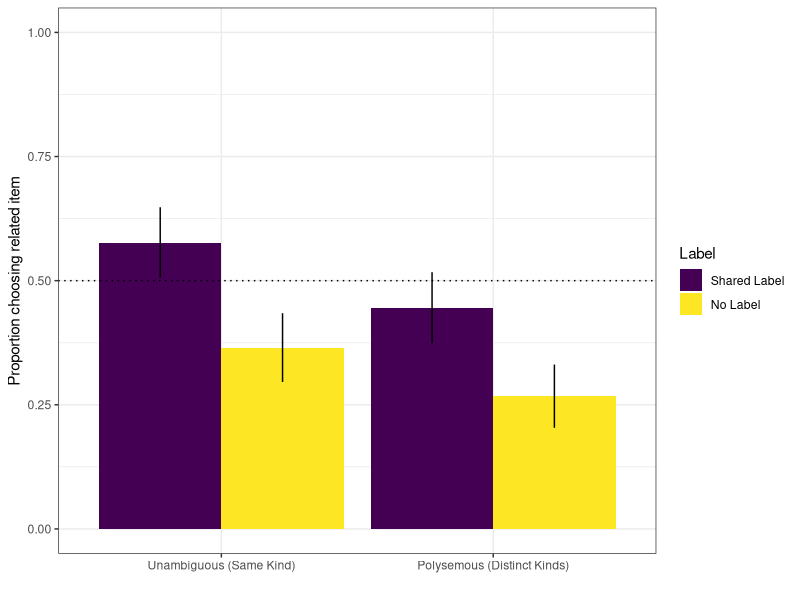
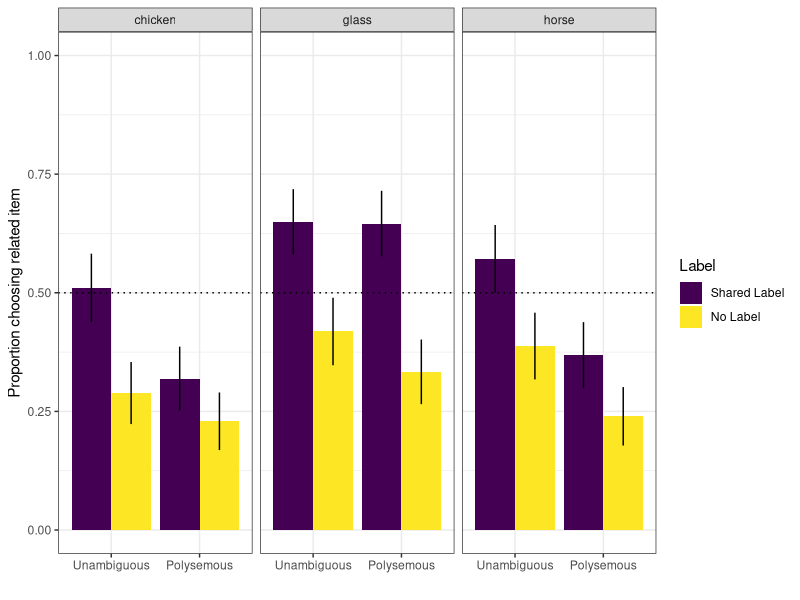

The R source for these figures, in order:
library(Hmisc)
library(ggplot2)
library(doBy)
library(lme4)
library(plyr)

Child.e = read.csv("Gelman_Expt2_Data_Edinburgh.csv", header = T)
Child.e$Loc <- "Edin"
Child.b = read.csv("Gelman_Expt2_Data_Ber.csv", header = T)
Child.b$Loc <- "Ber"
Child.e4b = read.csv("Gelman_Expt2_Data_Ed_For_Ber.csv",header = T)
Child.e4b$Loc <- "EdForBer"
Child <- rbind(Child.e,Child.b, Child.e4b)
Child <- subset(Child, trial.type == "critical" & age %in% c(3,4) & !exclude %in% c("yes"))
Child$Choice <- ifelse(Child$superordinate.match ==1,0, ifelse(Child$superordinate.match == 0,1,NA))

Child$Meaning <- ifelse(Child$concept.type == "Non-Polysemous","Unambiguous (Same Kind)","Polysemous (Distinct Kinds)")
Child$Meaning <- ordered(Child$Meaning, levels = c("Unambiguous (Same Kind)","Polysemous (Distinct Kinds)") )
Child$Label <- ifelse(Child$label == "no","No Label", "Shared Label")
Child$Label <- ordered(Child$Label, levels = c("Shared Label","No Label") )
summaryBy(Choice ~ age + Meaning + Label, data = subset(Child, trial.type == "critical"),na.rm=T)

Child.means <- summaryBy(Choice~ Meaning + Label, data=Child, na.rm = T, FUN = c(mean,sd))
Child.means$SE <- Child.means$Choice.sd/sqrt(length(unique(Child$ID))/2)

summary(glmer(Choice~Label*Meaning + (1+Label|ID) + (1|triad.type), data = Child, family = "binomial"))
# Tests against Chance
summaryBy(Choice ~ ID + Meaning + Label, data = Child, keep.names = T) -> Child.Sum
t.test(subset(Child.Sum, Meaning == "Unambiguous (Same Kind)" & Label == "Shared Label")$Choice, mu = 0.5)
t.test(subset(Child.Sum, Meaning == "Unambiguous (Same Kind)" & Label == "No Label")$Choice, mu = 0.5)
t.test(subset(Child.Sum, Meaning == "Polysemous (Distinct Kinds)" & Label == "Shared Label")$Choice, mu = 0.5)
t.test(subset(Child.Sum, Meaning == "Polysemous (Distinct Kinds)" & Label == "No Label")$Choice, mu = 0.5)

avg.plot<- ggplot(Child.means, aes(Meaning, Choice.mean, fill = Label)) + 
 stat_summary(fun.y="mean", geom="bar", position = "dodge")
#add error bars
avg.plot+geom_errorbar(aes(ymax=Child.means$Choice.mean+Child.means$SE, ymin=Child.means$Choice.mean-Child.means$SE), position=position_dodge(.9), width = 0)+theme_bw()+ylab("Proportion choosing related item")+ylim(c(0,1))+ geom_hline(yintercept = 0.5, colour = "black",lty = 3)+xlab("")


Child.means <- summaryBy(Choice~ triad.type+Meaning + Label , data=Child, na.rm = T, FUN = c(mean,sd))
Child.means$SE <- Child.means$Choice.sd/sqrt(length(unique(Child$ID))/2)

avg.plot<- ggplot(Child.means, aes(Meaning, Choice.mean, fill = Label)) + 
 stat_summary(fun.y="mean", geom="bar", position = "dodge")
#add error bars
avg.plot+geom_errorbar(aes(ymax=Child.means$Choice.mean+Child.means$SE, ymin=Child.means$Choice.mean-Child.means$SE), position=position_dodge(.9), width = 0)+theme_bw()+ylab("Proportion choosing related item")+ylim(c(0,1))+ geom_hline(yintercept = 0.5, colour = "black",lty = 3)+xlab("")+facet_grid(.~triad.type)+ scale_x_discrete(breaks=levels(Child.means$Meaning),
                      labels=c("Unambiguous", "Polysemous"))
